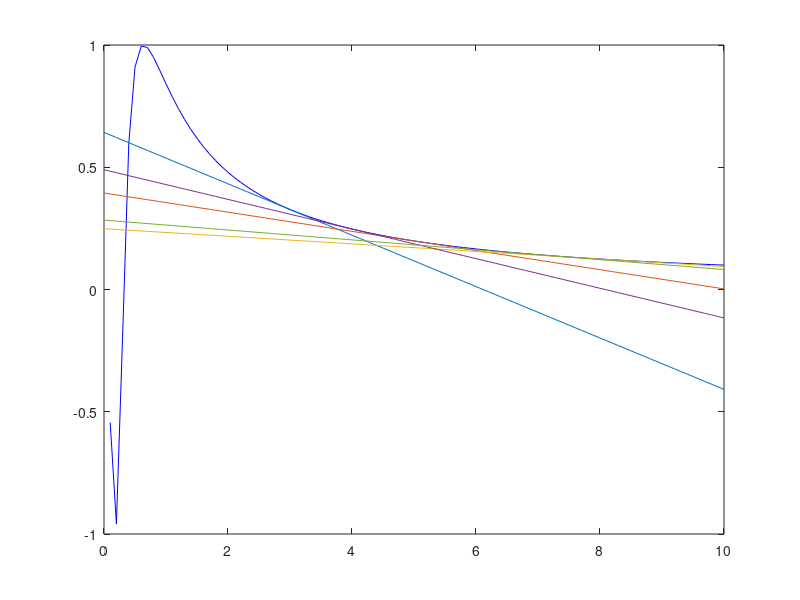

This chart was generated by the following MATLAB code:
x = [0:0.1:10];
yp = sin(1./x);
t = [3 5 8 4 7];
%m = 3*(t.^2);
m = gradient(yp,x);
figure(3); plot(x,yp,'b');
hold on
for r = 1:length(t)
    ix = find(x==t(r));
    yd = (x-t(r))*m(ix)+yp(ix);
    fprintf('y = (x-%f)*%f+%f\n',t(r),m(ix),yp(ix));
    plot(x,yd)
end
text(4.7,-125,'@ x = 8, slope is 192')
text(6.5,100,'@ x = 3, slope is 27')
text(7.3,300,'@ x = 5, slope is 75')
hold off